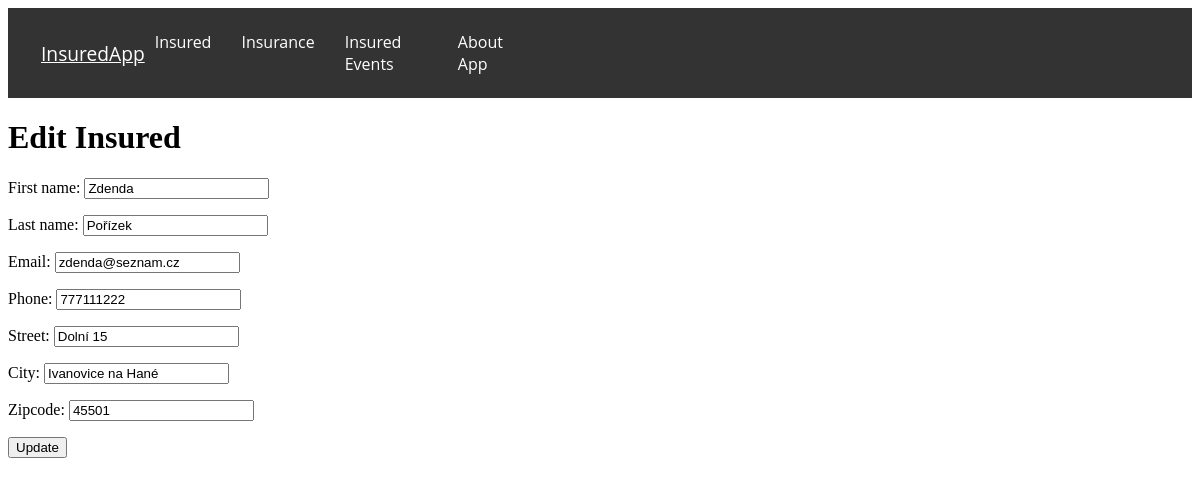
Page /insureds/edit/3/ on the earlier database version.
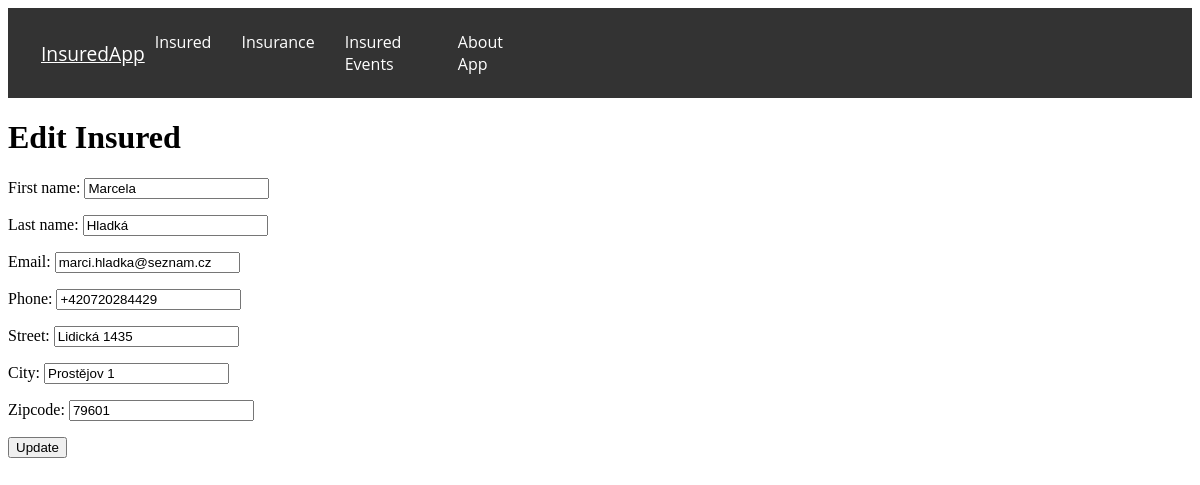
Same page on the later database version.
### evidence/models.py (models this page shows, shortened)
class Insured(models.Model):
    user = models.ForeignKey(User, on_delete=models.CASCADE, related_name='insured', null=True)
    ROLE_CHOICES = (
        ('insurer', 'Insurer'),
        ('insured', 'Insured'),
    )
    first_name = models.CharField(max_length=100)
    profile_photo = models.ImageField(upload_to='profile_photos', blank=True, null=True)
    last_name = models.CharField(max_length=100)
    email = models.EmailField()
    role = models.CharField(max_length=10, choices=ROLE_CHOICES, null=True)
    street = models.CharField(max_length=100)
    city = models.CharField(max_length=64)
    zipcode = models.IntegerField()
    phone = models.CharField(max_length=16)

### evidence/views.py (the view)
# urls.py: path('insureds/edit/<int:insured_id>/', views.edit_insured, name='edit_insured'),
def edit_insured(request, insured_id):
    insured = get_object_or_404(Insured, id=insured_id)
    if request.method == 'POST':
        form = InsuredForm(request.POST, instance=insured)
        if form.is_valid():
            form.save()
            return redirect('insured')
    else:
        form = InsuredForm(instance=insured)
    return render(request, 'edit_insured.html', {'form': form})

### evidence/forms.py
class InsuredForm(forms.ModelForm):
    class Meta:
        model = Insured
        fields = ['first_name', 'last_name', 'email', 'phone', 'street', 'city', 'zipcode']

### evidence/templates/edit_insured.html (shortened to what this page needs)
{% extends 'base.html' %}
{% block content %}
<h1 class="edit-insured-h">Edit Insured</h1>
<form method="POST">
    {{ form.as_p }}
    <button type="submit">Update</button>
</form>
{% endblock %}

Differences in the rows shown:
changed Insured: first_name "Zdenda" → "Marcela"; last_name "Pořízek" → "Hladká"; email "zdenda@seznam.cz" → "marci.hladka@seznam.cz"; phone "777111222" → "+420720284429"; street "Dolní 15" → "Lidická 1435"; city "Ivanovice na Hané" → "Prostějov 1"; zipcode "45501" → "79601"
